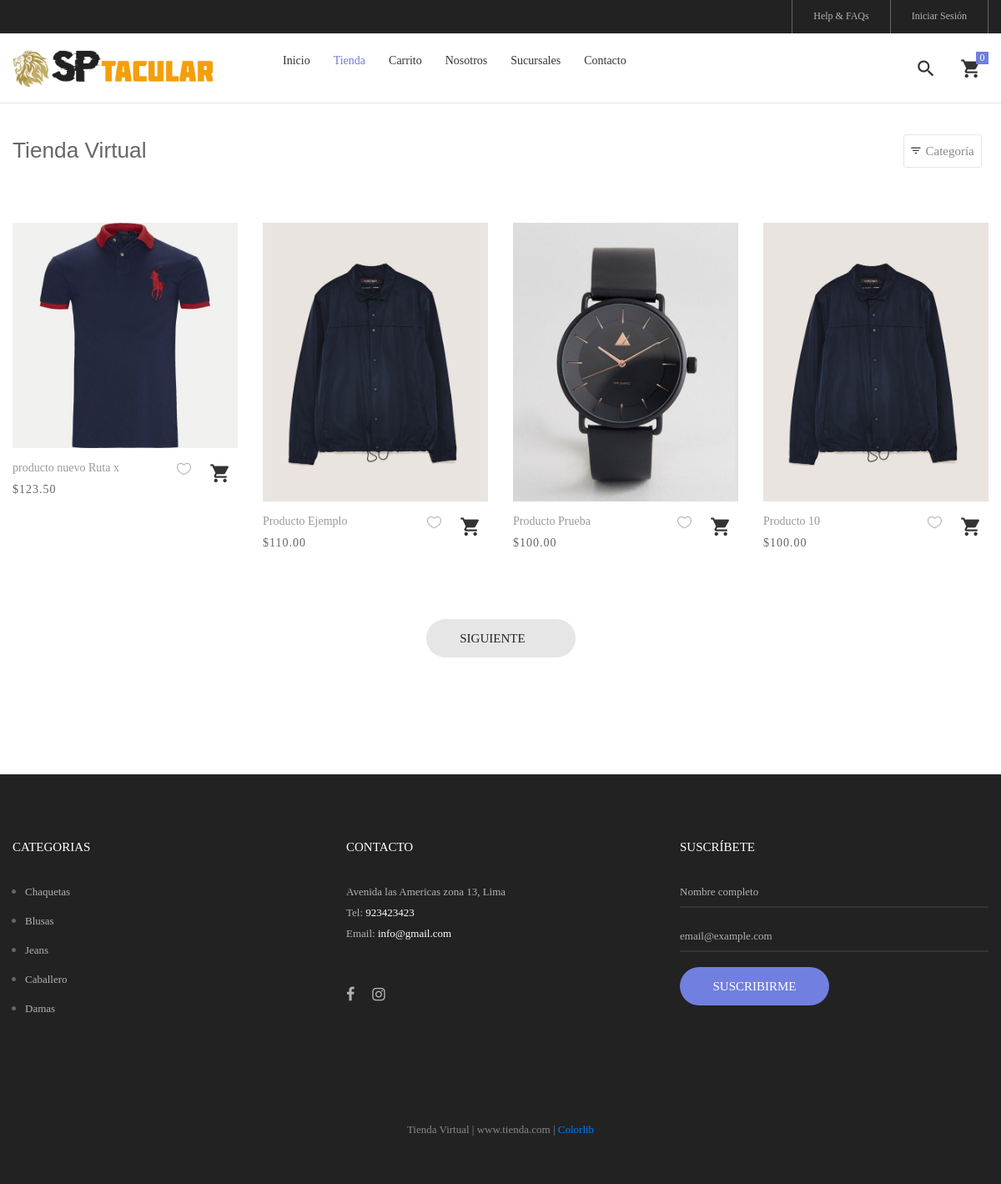
The page /tienda on the database its author committed.
### tables this page shows
CREATE TABLE IF NOT EXISTS `producto` (
  `idproducto` bigint(20) NOT NULL AUTO_INCREMENT,
  `categoriaid` bigint(20) NOT NULL,
  `codigo` varchar(30) NOT NULL,
  `nombre` varchar(255) NOT NULL,
  `descripcion` text NOT NULL,
  `precio` decimal(11,2) NOT NULL,
  `stock` int(11) NOT NULL,
  `imagen` varchar(100) DEFAULT NULL,
  `datecreated` datetime NOT NULL DEFAULT CURRENT_TIMESTAMP,
  `ruta` varchar(255) NOT NULL,
  `status` int(11) NOT NULL DEFAULT '1',
  PRIMARY KEY (`idproducto`),
  KEY `categoriaid` (`categoriaid`)
);

CREATE TABLE IF NOT EXISTS `categoria` (
  `idcategoria` bigint(20) NOT NULL AUTO_INCREMENT,
  `nombre` varchar(255) NOT NULL,
  `descripcion` text NOT NULL,
  `portada` varchar(100) NOT NULL,
  `datecreated` datetime NOT NULL DEFAULT CURRENT_TIMESTAMP,
  `ruta` varchar(255) NOT NULL,
  `status` int(11) NOT NULL DEFAULT '1',
  PRIMARY KEY (`idcategoria`)
);

### Libraries/Core/Views.php (called while the page is built)
<?php
	class Views{
		public function getView($controller,$view,$data=""){
			$controller = get_class($controller);
			if ($controller == "Home") {
				$view = "Views/".$view.".php";
			}else{
				$view = "Views/".$controller."/".$view.".php";
			}
			require_once($view);
		}
	}
?>

### Controllers/Tienda.php (called while the page is built, shortened)
<?php
	require_once("Models/TProducto.php");
	class Tienda extends Controllers{
		public function tienda(){
			$pagina = 1;
			$cantProductos = $this->cantProductos();
			$total_registro = $cantProductos['total_registro'];
			$desde = ($pagina - 1) * PROPORPAGINA;
			$total_paginas = ceil($total_registro / PROPORPAGINA);
			$data['productos'] = $this->getProductosPage($desde, PROPORPAGINA);
			$data['page_tag'] = NOMBRE_EMPRESA;
			$data['page_title'] = NOMBRE_EMPRESA;
			$data['page_name'] = "tienda";
			$data['menu'] = "tienda";
			$data['pagina'] = $pagina;
			$data['total_paginas'] = $total_paginas;
			$data['categorias'] = $this->getCategorias();
			$this->views->getView($this,"tienda",$data);
		}
	}
 ?>

### index.php (called while the page is built, shortened)
<?php
	require_once ("Helpers/Helpers.php");
	require_once("Libraries/Core/Load.php");
?>

### Libraries/Core/Mysql.php (called while the page is built, shortened)
<?php
	class Mysql extends Conexion{
		private $conexion;
		function __construct(){
			$this->conexion = new Conexion();
			$this->conexion = $this->conexion->conect();
		}
		public function select_all(string $query){
			$this->strquery = $query;
			$result = $this->conexion->prepare($this->strquery);
			$result->execute();
			$data = $result->fetchall(PDO::FETCH_ASSOC);
			return $data;
		}
	}
?>

### Libraries/Core/Conexion.php (called while the page is built)
<?php
Class Conexion{
	private $conect;
	public function __construct(){
		$connectionstring= "mysql:host=".DB_HOST.";dbname=".DB_NAME.";charset=".DB_CHARSET;
		try{
			$this->conect = new PDO($connectionstring, DB_USER, DB_PASSWORD);
			$this->conect->setAttribute(PDO::ATTR_ERRMODE, PDO::ERRMODE_EXCEPTION);
		}catch(PDOException $e){
			$this->conect = 'Error de conexión';
			echo "Error: ".$e->getMessage();
		}
	}
	public function conect(){
		return $this->conect;
	}
}
?>

### Models/TProducto.php (called while the page is built, shortened)
<?php
	require_once("Libraries/Core/Mysql.php");
	Trait TProducto{
		public function getProductosPage($desde, $porpagina){
			$this->con = new Mysql();
			$sql = "SELECT p.idproducto,
							p.codigo,
							p.nombre,
							p.descripcion,
							p.categoriaid,
							c.nombre as categoria,
							p.precio,
							p.ruta,
							p.stock
			 		FROM producto p
			 		INNER JOIN categoria c
			 		ON p.categoriaid = c.idcategoria
					WHERE p.status != 0 ORDER BY p.idproducto DESC Limit $desde,$porpagina";
			$request = $this->con->select_all($sql);
			if(count($request) > 0){
				for ($c=0; $c < count($request) ; $c++) {
					$intIdProducto = $request[$c]['idproducto'];
					$sqlImg = "SELECT img
							FROM imagen
							WHERE productoid = $intIdProducto";
					$arrImg = $this->con->select_all($sqlImg);
					if(count($arrImg) > 0){
						for ($i=0; $i < count($arrImg); $i++) {
							$arrImg[$i]['url_image'] = media().'/img/uploads/'.$arrImg[$i]['img'];
						}
					}
					$request[$c]['images'] = $arrImg;
				}
			}
			return $request;
		}
	}
?>

### Helpers/Helpers.php (called while the page is built, shortened)
<?php
	function base_url(){
		return BASE_URL;
	}
	function media(){
		return BASE_URL."/Assets";
	}
    function footer_Tienda($data=""){
        $view_footer = "Views/Template/footer_tienda.php";
        require_once($view_footer);
    }
	function formatMoney($cantidad){
		$cantidad = number_format($cantidad,2,SPD,SPM);
		return $cantidad;
	}
    function getCatFooter(){
        require_once ("Models/CategoriasModel.php");
        $objCategoria = new CategoriasModel();
        $request = $objCategoria->getCategoriasFooter();
        return $request;
    }
    function getInfoPage(int $idpagina){
        require_once ("Libraries/Core/Mysql.php");
        $con = new Mysql();
        $sql = "SELECT * FROM pagina WHERE idpagina = $idpagina";
        $request = $con->select($sql);
        return $request;
    }
?>

### Models/CategoriasModel.php (called while the page is built, shortened)
<?php
	class CategoriasModel extends Mysql{
		public function getCategoriasFooter(){
			$sql = "SELECT idcategoria, nombre, descripcion, portada, ruta
					FROM categoria WHERE  status = 1 AND idcategoria IN (".CAT_FOOTER.")";
			$request = $this->select_all($sql);
			if(count($request) > 0){
				for ($c=0; $c < count($request) ; $c++) {
					$request[$c]['portada'] = BASE_URL.'/Assets/images/uploads/'.$request[$c]['portada'];
				}
			}
			return $request;
		}
	}
?>

### Views/Tienda/tienda.php (the view, shortened to what this page needs)
<?php
	$arrProductos = $data['productos'];
 ?>
<br><br><br>
<hr>
	<div class="bg0 m-t-23 p-b-140">
		<div class="container">
			<div class="flex-w flex-sb-m p-b-52">
				<div class="flex-w flex-l-m filter-tope-group m-tb-10">
					<h3><?= $data['page_title']; ?></h3>
				</div>
				<div class="flex-w flex-c-m m-tb-10">
					<div class="flex-c-m stext-106 cl6 size-104 bor4 pointer hov-btn3 trans-04 m-r-8 m-tb-4 js-show-filter">
						<i class="icon-filter cl2 m-r-6 fs-15 trans-04 zmdi zmdi-filter-list"></i>
						 Categoría &nbsp;
					</div>
				</div>
			</div>
			<div class="row isotope-grid">
			<?php
			if (count($arrProductos) > 0) {
				for ($p=0; $p < count($arrProductos); $p++) {
					$ruta = $arrProductos[$p]['ruta'];
					if(count($arrProductos[$p]['images']) > 0 ){
						$portada = $arrProductos[$p]['images'][0]['url_image'];
					}else{
						$portada = media().'/img/uploads/product.png';
					}
			 ?>
				<div class="col-sm-6 col-md-4 col-lg-3 p-b-35 isotope-item women">
					<div class="block2">
						<div class="block2-pic hov-img0">
							<img src="<?= $portada ?>" alt="<?= $arrProductos[$p]['nombre'] ?>">
						</div>
						<div class="block2-txt flex-w flex-t p-t-14">
							<div class="block2-txt-child1 flex-col-l ">
								<a href="<?= base_url().'/tienda/producto/'.$arrProductos[$p]['idproducto'].'/'.$ruta; ?>" class="stext-104 cl4 hov-cl1 trans-04 js-name-b2 p-b-6">
									<?= $arrProductos[$p]['nombre'] ?>
								</a>
								<span class="stext-105 cl3">
									<?= SMONEY.formatMoney($arrProductos[$p]['precio']); ?>
								</span>
							</div>
							<div class="block2-txt-child2 flex-r p-t-3">
								<a href="<?= base_url().'/tienda/producto/'.$arrProductos[$p]['nombre']; ?>" class="btn-addwish-b2 dis-block pos-relative js-addwish-b2">
									<img class="icon-heart1 dis-block trans-04" src="<?= media() ?>/store/img/icons/icon-heart-01.png" alt="ICON">
								</a>
								<a href="#"
								 id="<?= openssl_encrypt($arrProductos[$p]['idproducto'],METHODENCRIPT,KEY); ?>"
								 class="btn-addwish-b2 dis-block pos-relative js-addwish-b2 js-addcart-detail
								 icon-header-item cl2 hov-cl1 trans-04 p-l-22 p-r-11
								 ">
									<i class="zmdi zmdi-shopping-cart"></i>
								</a>
							</div>
						</div>
					</div>
				</div>
			<?php
				}
			}else{
			?>
				<div class="container">
					<p>No hay productos para mostrar <a href="<?= base_url()?>/tienda">Ver productos</a></p>
				</div>
			<?php	}?>
			</div>
			<?php
				if (count($data['productos']) > 0) {
					$nextPagina = $data['pagina'] + 1;
			?>
				<div class="flex-c-m flex-w w-full p-t-45">
					<?php if ($data['pagina'] != $data['total_paginas']) {?>
					<a href="<?= base_url()?>/tienda/page/<?= $nextPagina?>" class="flex-c-m stext-101 cl5 size-103 bg2 bor1 hov-btn1 p-lr-15 trans-04">
						Siguiente &nbsp;
						<i class="fas fa-chevron-right"></i>
					</a>
					<?php }?>
				</div>
			<?php }?>
		</div>
	</div>
<?php
	footer_Tienda($data);
?>

### Views/Template/footer_tienda.php (shortened to what this page needs)
	<?php
		$catFotter = getCatFooter();
	?>
	<footer class="bg3 p-t-75 p-b-32">
		<div class="container">
			<div class="row">
				<div class="col-sm-6 col-lg-4 p-b-50">
					<h4 class="stext-301 cl0 p-b-30">
						Categorias
					</h4>
					<?php if(count($catFotter) > 0){ ?>
					<ul>
						<?php foreach ($catFotter as $cat) { ?>
						<li class="p-b-10">
							<a href="<?= base_url() ?>/tienda/categoria/<?= $cat['idcategoria'].'/'.$cat['ruta'] ?>" class="stext-107 cl7 hov-cl1 trans-04">
								<?= $cat['nombre'] ?>
							</a>
						</li>
						<?php } ?>
					</ul>
					<?php } ?>
				</div>
				<div class="col-sm-6 col-lg-4 p-b-50">
					<h4 class="stext-301 cl0 p-b-30">
						Contacto
					</h4>
					<p class="stext-107 cl7 size-201">
						<?= DIRECCION ?> <br>
						Tel: <a class="linkFooter" href="tel:<?= TELEFONO_EMPRESA ?>"><?= TELEFONO_EMPRESA ?></a><br>
						Email: <a class="linkFooter" href="mailto:<?= EMAIL_EMPRESA ?>"><?= EMAIL_EMPRESA ?></a>
					</p>
					<div class="p-t-27">
						<a href="<?= FACEBOOK ?>" target="_blanck" class="fs-18 cl7 hov-cl1 trans-04 m-r-16">
							<i class="fa fa-facebook"></i>
						</a>
						<a href="<?= INSTAGRAM ?>" target="_blanck"  class="fs-18 cl7 hov-cl1 trans-04 m-r-16">
							<i class="fa fa-instagram"></i>
						</a>
						<a href="https://wa.me/<?= WHATSAPP ?>" target="_blanck"  class="fs-18 cl7 hov-cl1 trans-04 m-r-16">
							<i class="fab fa-whatsapp"></i>
						</a>
					</div>
				</div>
				<div class="col-sm-6 col-lg-4 p-b-50">
					<h4 class="stext-301 cl0 p-b-30">
						Suscríbete
					</h4>
					<form id="frmSuscripcion" name="frmSuscripcion">
						<div class="wrap-input1 w-full p-b-4">
							<input class="input1 bg-none plh1 stext-107 cl7" type="text" id="nombreSuscripcion" name="nombreSuscripcion" placeholder="Nombre completo" required>
						</div>
						<br>
						<div class="wrap-input1 w-full p-b-4">
							<input class="input1 bg-none plh1 stext-107 cl7" type="email" id="emailSuscripcion" name="emailSuscripcion" placeholder="email@example.com" required >
						</div>
						<div class="p-t-18">
							<button class="flex-c-m stext-101 cl0 size-103 bg1 bor1 hov-btn2 p-lr-15 trans-04">
								Suscribirme
							</button>
						</div>
					</form>
				</div>
			</div>
			<div class="p-t-40">
				<p class="stext-107 cl6 txt-center">
					<?= NOMBRE_EMPRESA; ?> | <?= WEB_EMPRESA; ?> | <a href="https://colorlib.com" target="_blank">Colorlib</a>
				</p>
			</div>
		</div>
	</footer>
</body>
</html>

### Assets/store/css/style.css (style rules this page uses)
.container { max-width: 1380px; }
@media (max-width: 1600px) { .container { max-width: 1200px; } }
.container p { margin-bottom: 20px; }
.container ul, .container ol { margin-left: 15px; margin-bottom: 20px; }
.container ul, .container ul li { list-style: initial; }
.icon-header-item { position: relative; font-size: 26px; line-height: 1; cursor: pointer; }
.block2-pic { position: relative; }
.block2-txt-child1 { width: calc(100% - 30px); }
.block2-txt-child2 { width: 30px; }
.cl0 { color: #fff; }
.cl2 { color: #333; }
.cl3 { color: #666; }
.cl4 { color: #999; }
.cl5 { color: #222; }
.cl6 { color: #888; }
.cl7 { color: #b2b2b2; }
.stext-101 { font-family: Poppins-Medium; font-size: 15px; line-height: 1.466667; text-transform: uppercase; }
.stext-104 { font-family: Poppins-Regular; font-size: 14px; line-height: 1.466667; }
.stext-105 { font-family: Poppins-Regular; font-size: 14px; line-height: 1.466667; letter-spacing: 1px; }
.stext-106 { font-family: Poppins-Regular; font-size: 15px; line-height: 1.2; }
.stext-107 { font-family: Poppins-Regular; font-size: 13px; line-height: 1.923; }
.stext-301 { font-family: Montserrat-Bold; font-size: 15px; line-height: 1.6; text-transform: uppercase; }
.size-103 { min-width: 179px; height: 46px; }
.size-104 { min-width: 94px; height: 40px; }
.size-201 { max-width: 270px; }
.bg-none { background-color: transparent; }
.bg0 { background-color: #fff; }
.bg1 { background-color: #717fe0; }
.bg2 { background-color: #e6e6e6; }
.bg3 { background-color: #222; }
.bor1 { border-radius: 23px; }
.bor4 { border: 1px solid #e6e6e6; border-radius: 3px; }
.wrap-input1 { position: relative; border-bottom: 2px solid rgba(204, 204, 204, 0.1); }
.input1 { background-color: transparent; width: 100%; }
.hov-img0 { display: block; overflow: hidden; }
.hov-img0 img { width: 100%; -webkit-transition: transform 0.9s ease; -o-transition: transform 0.9s ease; -moz-transition: transform 0.9s ease; transition: transform 0.9s ease; }
.linkFooter { color: #fff !important; }

### rows shown on the page
producto: shows a picture, nombre "producto nuevo Ruta x", precio "123.50"
producto: nombre "Producto Ejemplo", precio "110.00"
producto: shows a picture, nombre "Producto Prueba", precio "100.00"
producto: nombre "Producto 10", precio "100.00"
categoria: nombre "Chaquetas"
categoria: nombre "Blusas"
categoria: nombre "Jeans"
categoria: nombre "Caballero"
categoria: nombre "Damas"

### other values the page prints
$data['page_title'] "Tienda Virtual"
DIRECCION "Avenida las Americas zona 13, Lima"
TELEFONO_EMPRESA "923423423"
EMAIL_EMPRESA "info@gmail.com"
NOMBRE_EMPRESA "Tienda Virtual"
WEB_EMPRESA "www.tienda.com"
